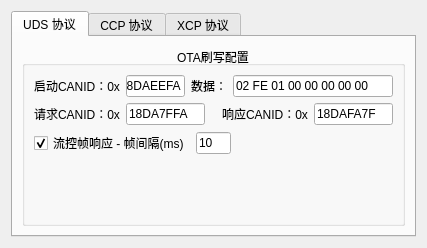
<?xml version="1.0" encoding="UTF-8"?>
<ui version="4.0">
 <class>AutoDiagnose</class>
 <widget class="QDialog" name="AutoDiagnose">
  <property name="geometry">
   <rect>
    <x>0</x>
    <y>0</y>
    <width>427</width>
    <height>248</height>
   </rect>
  </property>
  <property name="windowTitle">
   <string>Dialog</string>
  </property>
  <layout class="QVBoxLayout" name="verticalLayout">
   <item>
    <widget class="QTabWidget" name="tabWidget">
     <property name="currentIndex">
      <number>0</number>
     </property>
     <widget class="QWidget" name="tab">
      <attribute name="title">
       <string>UDS 协议</string>
      </attribute>
      <layout class="QVBoxLayout" name="verticalLayout_2">
       <item>
        <widget class="QGroupBox" name="groupBox">
         <property name="title">
          <string>OTA刷写配置</string>
         </property>
         <property name="alignment">
          <set>Qt::AlignCenter</set>
         </property>
         <layout class="QVBoxLayout" name="verticalLayout_3">
          <item>
           <layout class="QHBoxLayout" name="horizontalLayout">
            <item>
             <widget class="QLabel" name="startCANIDLabel">
              <property name="text">
               <string>启动CANID：0x</string>
              </property>
             </widget>
            </item>
            <item>
             <widget class="QLineEdit" name="startCANIDLineEdit_UDS">
              <property name="text">
               <string>18DAEEFA</string>
              </property>
             </widget>
            </item>
            <item>
             <widget class="QLabel" name="label_3">
              <property name="text">
               <string>数据：</string>
              </property>
             </widget>
            </item>
            <item>
             <widget class="QLineEdit" name="startDataLineEdit_UDS">
              <property name="minimumSize">
               <size>
                <width>160</width>
                <height>0</height>
               </size>
              </property>
              <property name="maximumSize">
               <size>
                <width>80</width>
                <height>16777215</height>
               </size>
              </property>
              <property name="text">
               <string>02 FE 01 00 00 00 00 00</string>
              </property>
             </widget>
            </item>
           </layout>
          </item>
          <item>
           <layout class="QHBoxLayout" name="horizontalLayout_5">
            <item>
             <widget class="QLabel" name="label_4">
              <property name="text">
               <string>请求CANID：0x</string>
              </property>
             </widget>
            </item>
            <item>
             <widget class="QLineEdit" name="reqCANIDLineEdit_UDS">
              <property name="text">
               <string>18DA7FFA</string>
              </property>
             </widget>
            </item>
            <item>
             <spacer name="horizontalSpacer_2">
              <property name="orientation">
               <enum>Qt::Horizontal</enum>
              </property>
              <property name="sizeHint" stdset="0">
               <size>
                <width>40</width>
                <height>20</height>
               </size>
              </property>
             </spacer>
            </item>
            <item>
             <widget class="QLabel" name="rspCANIDLabel">
              <property name="text">
               <string>响应CANID：0x</string>
              </property>
             </widget>
            </item>
            <item>
             <widget class="QLineEdit" name="rspCANIDLineEdit_UDS">
              <property name="text">
               <string>18DAFA7F</string>
              </property>
             </widget>
            </item>
           </layout>
          </item>
          <item>
           <layout class="QHBoxLayout" name="horizontalLayout_18">
            <item>
             <widget class="QCheckBox" name="streamControlCheckBox">
              <property name="maximumSize">
               <size>
                <width>156</width>
                <height>16777215</height>
               </size>
              </property>
              <property name="text">
               <string>流控帧响应 - 帧间隔(ms)</string>
              </property>
              <property name="checked">
               <bool>true</bool>
              </property>
             </widget>
            </item>
            <item>
             <widget class="QLineEdit" name="streamIntervalLineEdit">
              <property name="maximumSize">
               <size>
                <width>35</width>
                <height>16777215</height>
               </size>
              </property>
              <property name="text">
               <string>10</string>
              </property>
             </widget>
            </item>
            <item>
             <spacer name="horizontalSpacer">
              <property name="orientation">
               <enum>Qt::Horizontal</enum>
              </property>
              <property name="sizeHint" stdset="0">
               <size>
                <width>40</width>
                <height>20</height>
               </size>
              </property>
             </spacer>
            </item>
           </layout>
          </item>
          <item>
           <spacer name="verticalSpacer_4">
            <property name="orientation">
             <enum>Qt::Vertical</enum>
            </property>
            <property name="sizeHint" stdset="0">
             <size>
              <width>20</width>
              <height>20</height>
             </size>
            </property>
           </spacer>
          </item>
         </layout>
        </widget>
       </item>
      </layout>
     </widget>
     <widget class="QWidget" name="tab_2">
      <attribute name="title">
       <string>CCP 协议</string>
      </attribute>
      <layout class="QVBoxLayout" name="verticalLayout_5">
       <item>
        <widget class="QGroupBox" name="groupBox_2">
         <property name="title">
          <string>CCP标定配置</string>
         </property>
         <property name="alignment">
          <set>Qt::AlignCenter</set>
         </property>
         <layout class="QVBoxLayout" name="verticalLayout_4">
          <item>
           <layout class="QHBoxLayout" name="horizontalLayout_2">
            <item>
             <widget class="QLabel" name="startCANIDLabel_2">
              <property name="text">
               <string>启动CANID：0x</string>
              </property>
             </widget>
            </item>
            <item>
             <widget class="QLineEdit" name="startCANIDLineEdit_CCP">
              <property name="text">
               <string>0000010A</string>
              </property>
             </widget>
            </item>
            <item>
             <widget class="QLabel" name="label_5">
              <property name="text">
               <string>数据：</string>
              </property>
             </widget>
            </item>
            <item>
             <widget class="QLineEdit" name="startDataLineEdit_CCP">
              <property name="minimumSize">
               <size>
                <width>160</width>
                <height>0</height>
               </size>
              </property>
              <property name="maximumSize">
               <size>
                <width>80</width>
                <height>16777215</height>
               </size>
              </property>
              <property name="text">
               <string>02 FE 01 00 00 00 00 00</string>
              </property>
             </widget>
            </item>
           </layout>
          </item>
          <item>
           <layout class="QHBoxLayout" name="horizontalLayout_6">
            <item>
             <widget class="QLabel" name="label_6">
              <property name="text">
               <string>请求CANID：0x</string>
              </property>
             </widget>
            </item>
            <item>
             <widget class="QLineEdit" name="reqCANIDLineEdit_CCP">
              <property name="text">
               <string>0100</string>
              </property>
             </widget>
            </item>
            <item>
             <spacer name="horizontalSpacer_3">
              <property name="orientation">
               <enum>Qt::Horizontal</enum>
              </property>
              <property name="sizeHint" stdset="0">
               <size>
                <width>40</width>
                <height>20</height>
               </size>
              </property>
             </spacer>
            </item>
            <item>
             <widget class="QLabel" name="rspCANIDLabel_2">
              <property name="text">
               <string>响应CANID：0x</string>
              </property>
             </widget>
            </item>
            <item>
             <widget class="QLineEdit" name="rspCANIDLineEdit_CCP">
              <property name="text">
               <string>0101</string>
              </property>
             </widget>
            </item>
           </layout>
          </item>
          <item>
           <layout class="QHBoxLayout" name="horizontalLayout_3">
            <item>
             <widget class="QLabel" name="label">
              <property name="text">
               <string>资源可用性：</string>
              </property>
             </widget>
            </item>
            <item>
             <widget class="QCheckBox" name="CALUseCheckBox">
              <property name="text">
               <string>CAL</string>
              </property>
              <property name="checked">
               <bool>true</bool>
              </property>
             </widget>
            </item>
            <item>
             <widget class="QCheckBox" name="PGMUseCheckBox">
              <property name="text">
               <string>PGM</string>
              </property>
              <property name="checked">
               <bool>true</bool>
              </property>
             </widget>
            </item>
            <item>
             <widget class="QCheckBox" name="DAQUseCheckBox">
              <property name="text">
               <string>DAQ</string>
              </property>
              <property name="checked">
               <bool>true</bool>
              </property>
             </widget>
            </item>
           </layout>
          </item>
          <item>
           <layout class="QHBoxLayout" name="horizontalLayout_4">
            <item>
             <widget class="QLabel" name="label_2">
              <property name="text">
               <string>资源保护性：</string>
              </property>
             </widget>
            </item>
            <item>
             <widget class="QCheckBox" name="CALSaveCheckBox">
              <property name="text">
               <string>CAL</string>
              </property>
              <property name="checked">
               <bool>true</bool>
              </property>
             </widget>
            </item>
            <item>
             <widget class="QCheckBox" name="PGMSaveCheckBox">
              <property name="text">
               <string>PGM</string>
              </property>
              <property name="checked">
               <bool>true</bool>
              </property>
             </widget>
            </item>
            <item>
             <widget class="QCheckBox" name="DAQSaveCheckBox">
              <property name="text">
               <string>DAQ</string>
              </property>
              <property name="checked">
               <bool>true</bool>
              </property>
             </widget>
            </item>
           </layout>
          </item>
          <item>
           <spacer name="verticalSpacer_5">
            <property name="orientation">
             <enum>Qt::Vertical</enum>
            </property>
            <property name="sizeHint" stdset="0">
             <size>
              <width>20</width>
              <height>20</height>
             </size>
            </property>
           </spacer>
          </item>
         </layout>
        </widget>
       </item>
      </layout>
     </widget>
     <widget class="QWidget" name="tab_3">
      <attribute name="title">
       <string>XCP 协议</string>
      </attribute>
      <layout class="QVBoxLayout" name="verticalLayout_7">
       <item>
        <widget class="QGroupBox" name="groupBox_3">
         <property name="title">
          <string>XCP标定配置</string>
         </property>
         <property name="alignment">
          <set>Qt::AlignCenter</set>
         </property>
         <layout class="QVBoxLayout" name="verticalLayout_6">
          <item>
           <layout class="QHBoxLayout" name="horizontalLayout_8">
            <item>
             <widget class="QLabel" name="startCANIDLabel_4">
              <property name="text">
               <string>启动CANID：0x</string>
              </property>
             </widget>
            </item>
            <item>
             <widget class="QLineEdit" name="startCANIDLineEdit_XCP">
              <property name="text">
               <string>18DAEEFA</string>
              </property>
             </widget>
            </item>
            <item>
             <widget class="QLabel" name="label_8">
              <property name="text">
               <string>数据：</string>
              </property>
             </widget>
            </item>
            <item>
             <widget class="QLineEdit" name="startDataLineEdit_XCP">
              <property name="minimumSize">
               <size>
                <width>160</width>
                <height>0</height>
               </size>
              </property>
              <property name="maximumSize">
               <size>
                <width>80</width>
                <height>16777215</height>
               </size>
              </property>
              <property name="text">
               <string>02 FE 01 00 00 00 00 00</string>
              </property>
             </widget>
            </item>
           </layout>
          </item>
          <item>
           <layout class="QHBoxLayout" name="horizontalLayout_9">
            <item>
             <widget class="QLabel" name="label_9">
              <property name="text">
               <string>请求CANID：0x</string>
              </property>
             </widget>
            </item>
            <item>
             <widget class="QLineEdit" name="reqCANIDLineEdit_XCP">
              <property name="text">
               <string>0100</string>
              </property>
             </widget>
            </item>
            <item>
             <spacer name="horizontalSpacer_4">
              <property name="orientation">
               <enum>Qt::Horizontal</enum>
              </property>
              <property name="sizeHint" stdset="0">
               <size>
                <width>40</width>
                <height>20</height>
               </size>
              </property>
             </spacer>
            </item>
            <item>
             <widget class="QLabel" name="rspCANIDLabel_3">
              <property name="text">
               <string>响应CANID：0x</string>
              </property>
             </widget>
            </item>
            <item>
             <widget class="QLineEdit" name="rspCANIDLineEdit_XCP">
              <property name="text">
               <string>0101</string>
              </property>
             </widget>
            </item>
           </layout>
          </item>
          <item>
           <spacer name="verticalSpacer_6">
            <property name="orientation">
             <enum>Qt::Vertical</enum>
            </property>
            <property name="sizeHint" stdset="0">
             <size>
              <width>20</width>
              <height>20</height>
             </size>
            </property>
           </spacer>
          </item>
         </layout>
        </widget>
       </item>
      </layout>
     </widget>
    </widget>
   </item>
  </layout>
 </widget>
 <resources/>
 <connections/>
</ui>
